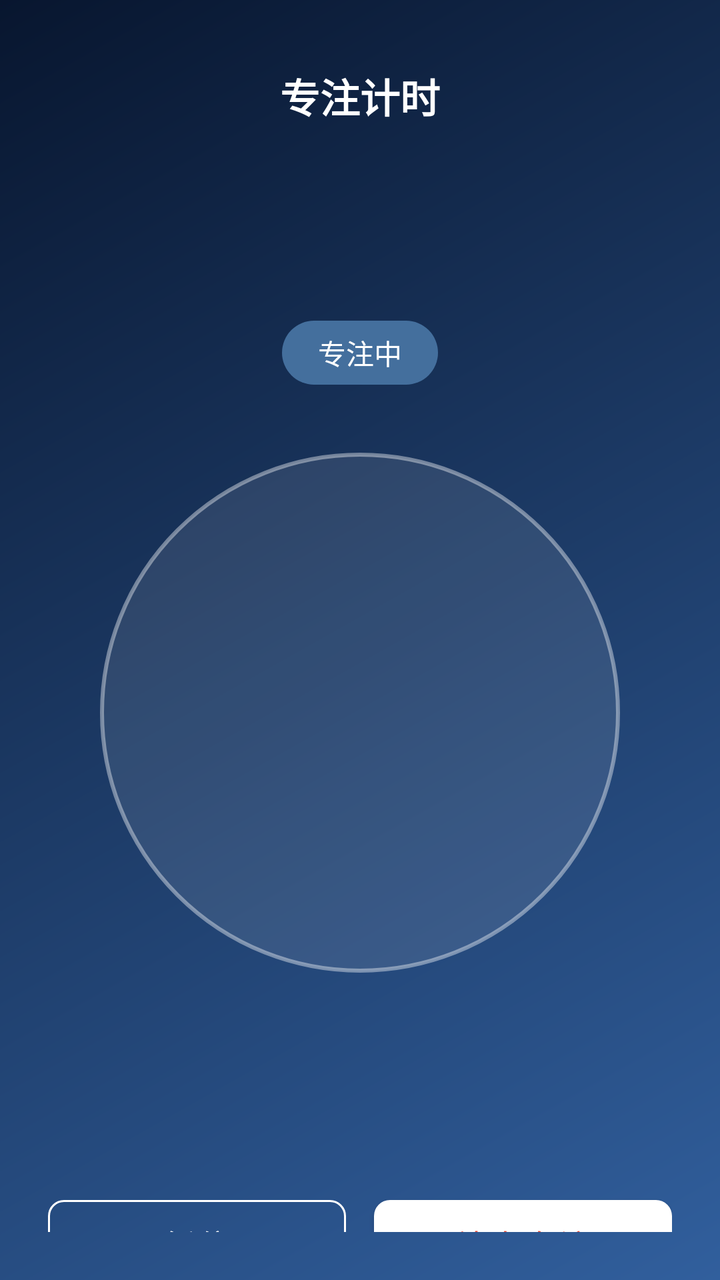
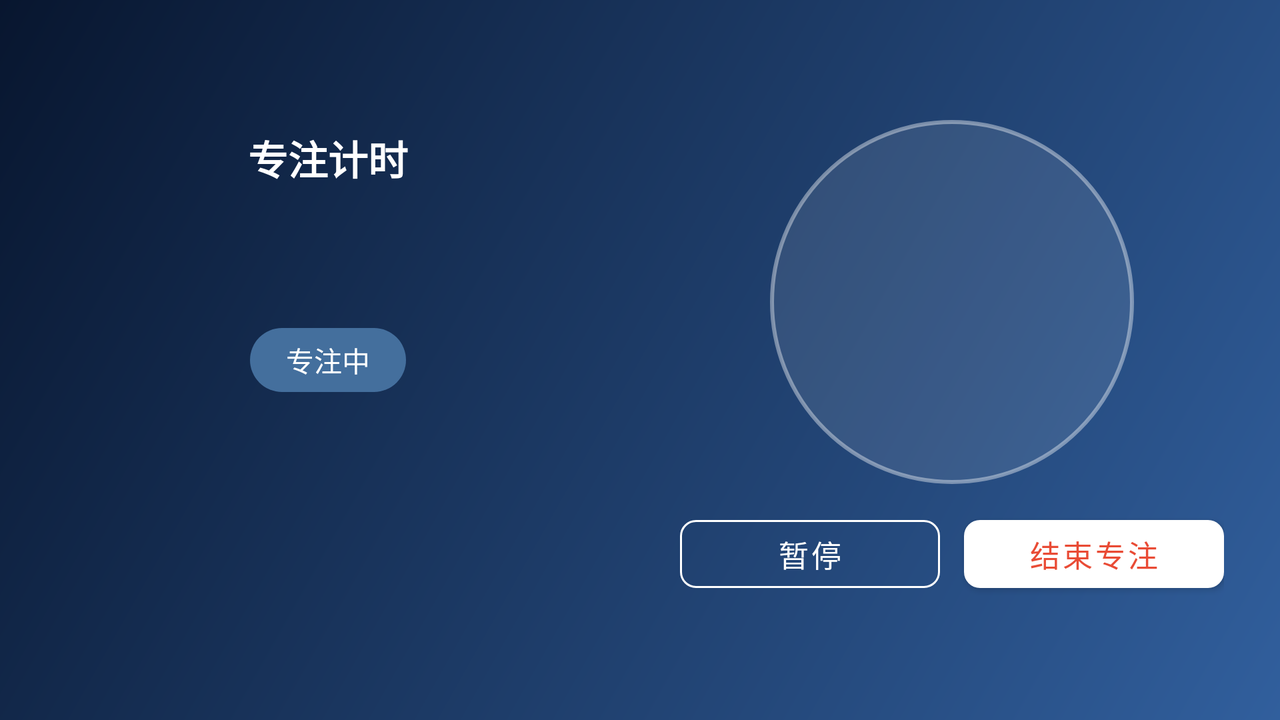

First picture: res/layout/ on a phone held upright. Second picture: the repository's own variant of that layout, on a device whose configuration matches the variant's folder. Source for both follows.
<!-- AndroidManifest.xml: application theme Theme.TomatoStudy -->
<!-- res/layout/activity_focus.xml -->
<?xml version="1.0" encoding="utf-8"?>
<LinearLayout xmlns:android="http://schemas.android.com/apk/res/android"
    xmlns:app="http://schemas.android.com/apk/res-auto"
    android:layout_width="match_parent"
    android:layout_height="match_parent"
    android:background="@drawable/bg_focus_page"
    android:orientation="vertical"
    android:padding="24dp">

    <FrameLayout
        android:layout_width="match_parent"
        android:layout_height="48dp"
        android:gravity="center">

        <TextView
            android:id="@+id/focusPageTitleText"
            android:layout_width="wrap_content"
            android:layout_height="wrap_content"
            android:layout_gravity="center"
            android:gravity="center"
            android:text="@string/focus_page_title"
            android:textColor="@color/white"
            android:textSize="20sp"
            android:textStyle="bold" />
    </FrameLayout>

    <TextView
        android:id="@+id/focusTaskTitleText"
        android:layout_width="match_parent"
        android:layout_height="wrap_content"
        android:layout_marginTop="34dp"
        android:ellipsize="end"
        android:gravity="center"
        android:maxLines="1"
        android:textColor="@color/white"
        android:textSize="30sp"
        android:textStyle="bold" />

    <TextView
        android:id="@+id/focusStatusText"
        android:layout_width="wrap_content"
        android:layout_height="32dp"
        android:layout_gravity="center_horizontal"
        android:layout_marginTop="14dp"
        android:background="@drawable/bg_study_mode_pill"
        android:gravity="center"
        android:paddingStart="18dp"
        android:paddingEnd="18dp"
        android:text="@string/focus_status_running"
        android:textColor="@color/white"
        android:textSize="14sp" />

    <FrameLayout
        android:layout_width="260dp"
        android:layout_height="260dp"
        android:layout_gravity="center_horizontal"
        android:layout_marginTop="34dp"
        android:background="@drawable/bg_focus_timer_circle">

        <TextView
            android:id="@+id/focusTimeText"
            android:layout_width="match_parent"
            android:layout_height="match_parent"
            android:gravity="center"
            android:textColor="@color/white"
            android:textSize="54sp"
            android:textStyle="bold" />
    </FrameLayout>

    <TextView
        android:id="@+id/focusModeText"
        android:layout_width="match_parent"
        android:layout_height="wrap_content"
        android:layout_marginTop="24dp"
        android:gravity="center"
        android:textColor="@color/white"
        android:textSize="18sp"
        android:textStyle="bold" />

    <TextView
        android:id="@+id/focusParameterText"
        android:layout_width="match_parent"
        android:layout_height="wrap_content"
        android:layout_marginTop="10dp"
        android:gravity="center"
        android:textColor="#CCFFFFFF"
        android:textSize="15sp" />

    <TextView
        android:id="@+id/focusBackgroundText"
        android:layout_width="match_parent"
        android:layout_height="wrap_content"
        android:layout_marginTop="10dp"
        android:gravity="center"
        android:textColor="#B3FFFFFF"
        android:textSize="14sp" />

    <Space
        android:layout_width="match_parent"
        android:layout_height="0dp"
        android:layout_weight="1" />

    <LinearLayout
        android:layout_width="match_parent"
        android:layout_height="56dp"
        android:orientation="horizontal">

        <com.google.android.material.button.MaterialButton
            android:id="@+id/focusPauseButton"
            style="@style/Widget.MaterialComponents.Button.OutlinedButton"
            android:layout_width="0dp"
            android:layout_height="match_parent"
            android:layout_weight="1"
            android:text="@string/focus_pause_button"
            android:textColor="@color/white"
            android:textSize="16sp"
            app:cornerRadius="8dp"
            app:strokeColor="@color/white" />

        <com.google.android.material.button.MaterialButton
            android:id="@+id/focusFinishButton"
            android:layout_width="0dp"
            android:layout_height="match_parent"
            android:layout_marginStart="14dp"
            android:layout_weight="1"
            android:text="@string/focus_finish_button"
            android:textColor="@color/tomato_primary"
            android:textSize="16sp"
            app:backgroundTint="@color/white"
            app:cornerRadius="8dp" />
    </LinearLayout>
</LinearLayout>
<!-- resources referenced by this layout -->
<resources>
  <color name="tomato_primary">#E94B35</color>
  <color name="white">#FFFFFF</color>
  <!-- drawable bg_focus_page (drawable) -->
  <?xml version="1.0" encoding="utf-8"?>
  <shape xmlns:android="http://schemas.android.com/apk/res/android">
      <gradient
          android:angle="135"
          android:endColor="#08162F"
          android:startColor="#315F9D" />
  </shape>
  <!-- drawable bg_focus_timer_circle (drawable) -->
  <?xml version="1.0" encoding="utf-8"?>
  <shape xmlns:android="http://schemas.android.com/apk/res/android"
      android:shape="oval">
      <solid android:color="#18FFFFFF" />
      <stroke
          android:width="2dp"
          android:color="#66FFFFFF" />
  </shape>
  <!-- drawable bg_study_mode_pill (drawable) -->
  <?xml version="1.0" encoding="utf-8"?>
  <shape xmlns:android="http://schemas.android.com/apk/res/android">
      <solid android:color="#446F9D" />
      <corners android:radius="16dp" />
  </shape>
  <string name="focus_finish_button">结束专注</string>
  <string name="focus_page_title">专注计时</string>
  <string name="focus_pause_button">暂停</string>
  <string name="focus_status_running">专注中</string>
  <style name="Theme.TomatoStudy" parent="Theme.MaterialComponents.DayNight.NoActionBar">
          <item name="android:fontFamily">sans-serif</item>
          <item name="colorPrimary">@color/tomato_primary</item>
          <item name="colorPrimaryVariant">@color/tomato_primary_dark</item>
          <item name="colorOnPrimary">@color/white</item>
          <item name="colorSecondary">@color/tomato_primary</item>
          <item name="android:windowBackground">@color/page_background</item>
          <item name="android:statusBarColor">@color/tomato_primary_dark</item>
          <item name="android:navigationBarColor">@color/white</item>
          <item name="android:windowLightNavigationBar">true</item>
      </style>
  <color name="tomato_primary_dark">#BF3424</color>
  <color name="page_background">#FFF8F6</color>
</resources>
<!-- res/layout-land/activity_focus.xml (the repository's variant of the layout above) -->
<!-- drawn on the phone turned sideways -->
<?xml version="1.0" encoding="utf-8"?>
<LinearLayout xmlns:android="http://schemas.android.com/apk/res/android"
    xmlns:app="http://schemas.android.com/apk/res-auto"
    android:layout_width="match_parent"
    android:layout_height="match_parent"
    android:background="@drawable/bg_focus_page"
    android:baselineAligned="false"
    android:gravity="center"
    android:orientation="horizontal"
    android:paddingStart="28dp"
    android:paddingTop="12dp"
    android:paddingEnd="28dp"
    android:paddingBottom="12dp">

    <LinearLayout
        android:layout_width="0dp"
        android:layout_height="match_parent"
        android:layout_weight="1"
        android:gravity="center"
        android:orientation="vertical"
        android:paddingEnd="20dp">

        <TextView
            android:id="@+id/focusPageTitleText"
            android:layout_width="match_parent"
            android:layout_height="wrap_content"
            android:gravity="center"
            android:text="@string/focus_page_title"
            android:textColor="@color/white"
            android:textSize="20sp"
            android:textStyle="bold" />

        <TextView
            android:id="@+id/focusTaskTitleText"
            android:layout_width="match_parent"
            android:layout_height="wrap_content"
            android:layout_marginTop="18dp"
            android:ellipsize="end"
            android:gravity="center"
            android:maxLines="1"
            android:textColor="@color/white"
            android:textSize="30sp"
            android:textStyle="bold" />

        <TextView
            android:id="@+id/focusStatusText"
            android:layout_width="wrap_content"
            android:layout_height="32dp"
            android:layout_marginTop="12dp"
            android:background="@drawable/bg_study_mode_pill"
            android:gravity="center"
            android:paddingStart="18dp"
            android:paddingEnd="18dp"
            android:text="@string/focus_status_running"
            android:textColor="@color/white"
            android:textSize="14sp" />

        <TextView
            android:id="@+id/focusModeText"
            android:layout_width="match_parent"
            android:layout_height="wrap_content"
            android:layout_marginTop="20dp"
            android:gravity="center"
            android:textColor="@color/white"
            android:textSize="18sp"
            android:textStyle="bold" />

        <TextView
            android:id="@+id/focusParameterText"
            android:layout_width="match_parent"
            android:layout_height="wrap_content"
            android:layout_marginTop="8dp"
            android:gravity="center"
            android:textColor="#CCFFFFFF"
            android:textSize="15sp" />

        <TextView
            android:id="@+id/focusBackgroundText"
            android:layout_width="match_parent"
            android:layout_height="wrap_content"
            android:layout_marginTop="8dp"
            android:gravity="center"
            android:textColor="#B3FFFFFF"
            android:textSize="14sp" />
    </LinearLayout>

    <LinearLayout
        android:layout_width="0dp"
        android:layout_height="match_parent"
        android:layout_weight="1"
        android:gravity="center"
        android:orientation="vertical"
        android:paddingStart="20dp">

        <FrameLayout
            android:layout_width="182dp"
            android:layout_height="182dp"
            android:background="@drawable/bg_focus_timer_circle">

            <TextView
                android:id="@+id/focusTimeText"
                android:layout_width="match_parent"
                android:layout_height="match_parent"
                android:gravity="center"
                android:textColor="@color/white"
                android:textSize="42sp"
                android:textStyle="bold" />
        </FrameLayout>

        <LinearLayout
            android:layout_width="match_parent"
            android:layout_height="46dp"
            android:layout_marginTop="12dp"
            android:orientation="horizontal">

            <com.google.android.material.button.MaterialButton
                android:id="@+id/focusPauseButton"
                style="@style/Widget.MaterialComponents.Button.OutlinedButton"
                android:layout_width="0dp"
                android:layout_height="match_parent"
                android:layout_weight="1"
                android:text="@string/focus_pause_button"
                android:textColor="@color/white"
                android:textSize="15sp"
                app:cornerRadius="8dp"
                app:strokeColor="@color/white" />

            <com.google.android.material.button.MaterialButton
                android:id="@+id/focusFinishButton"
                android:layout_width="0dp"
                android:layout_height="match_parent"
                android:layout_marginStart="12dp"
                android:layout_weight="1"
                android:text="@string/focus_finish_button"
                android:textColor="@color/tomato_primary"
                android:textSize="15sp"
                app:backgroundTint="@color/white"
                app:cornerRadius="8dp" />
        </LinearLayout>
    </LinearLayout>
</LinearLayout>
